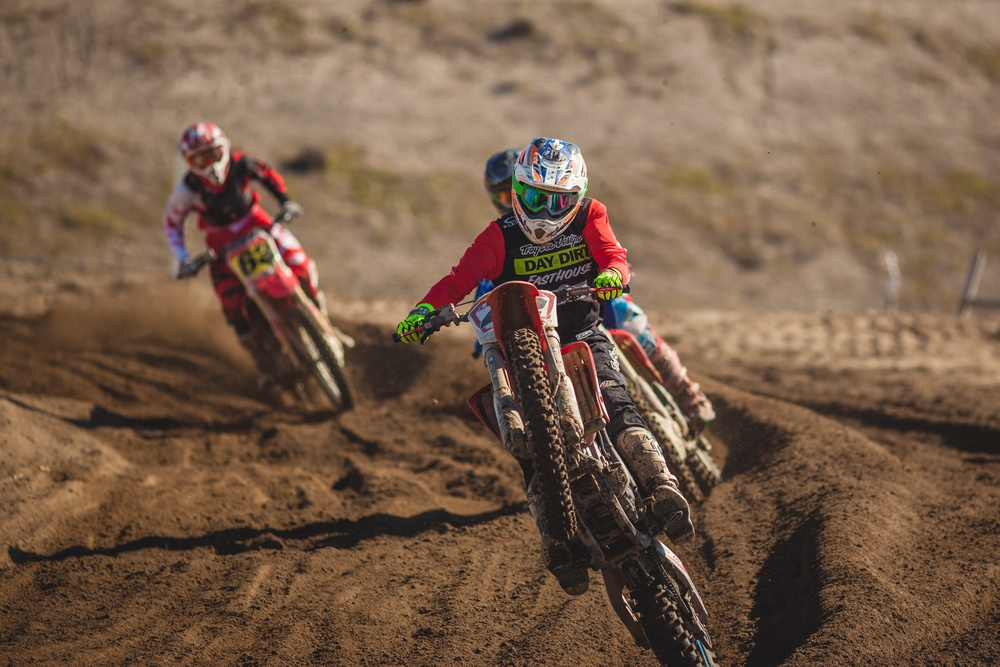
#> input picture split channel histgram draw for channel/gabriel-sanchez-jqlXLIj3aS8-unsplash.jpg, 1000 x 667 px, shrunk from 4732 x 3155 before the run
$ jupyter execute main.ipynb
#> lines starting #> are read from the running program, lines starting #| are printed output that depends on the picture
[cell 1]
from matplotlib import pyplot as plt
from matplotlib import image as i

# read image
Image_user = i.imread("gabriel-sanchez-jqlXLIj3aS8-unsplash.jpg")
#> Image_user is the input picture: shape (667, 1000, 3); mean R, G, B 119.4, 94, 73.7

# copy the main image and sperate the channel
im_R = Image_user.copy()
im_R[:, :, (1, 2)] = 0
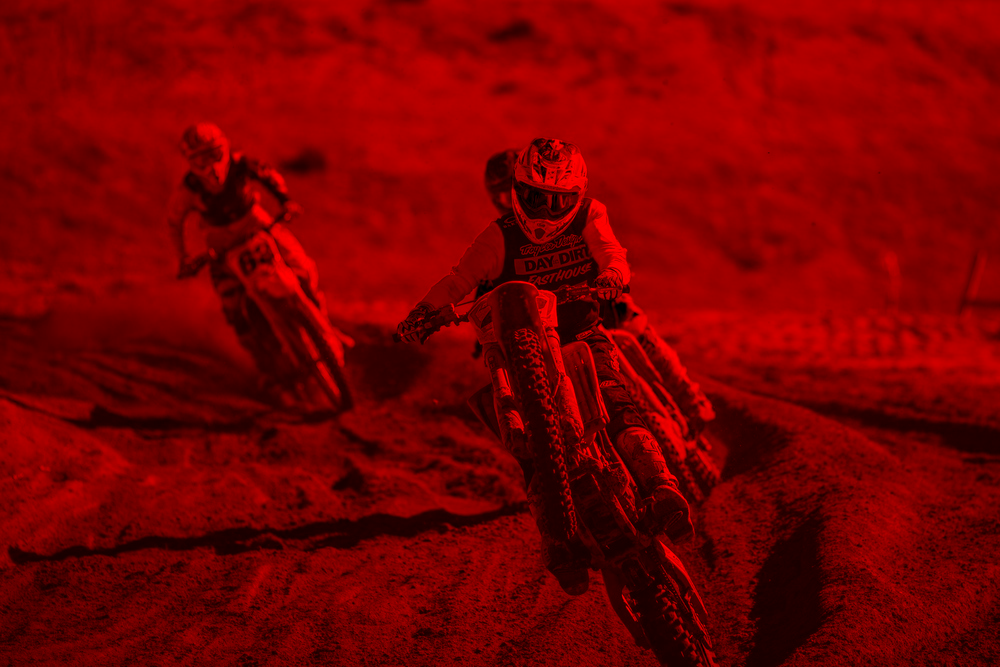
#> im_R: shape (667, 1000, 3); mean R, G, B 119.4, 0, 0
im_G = Image_user.copy()
im_G[:, :, (0, 2)] = 0
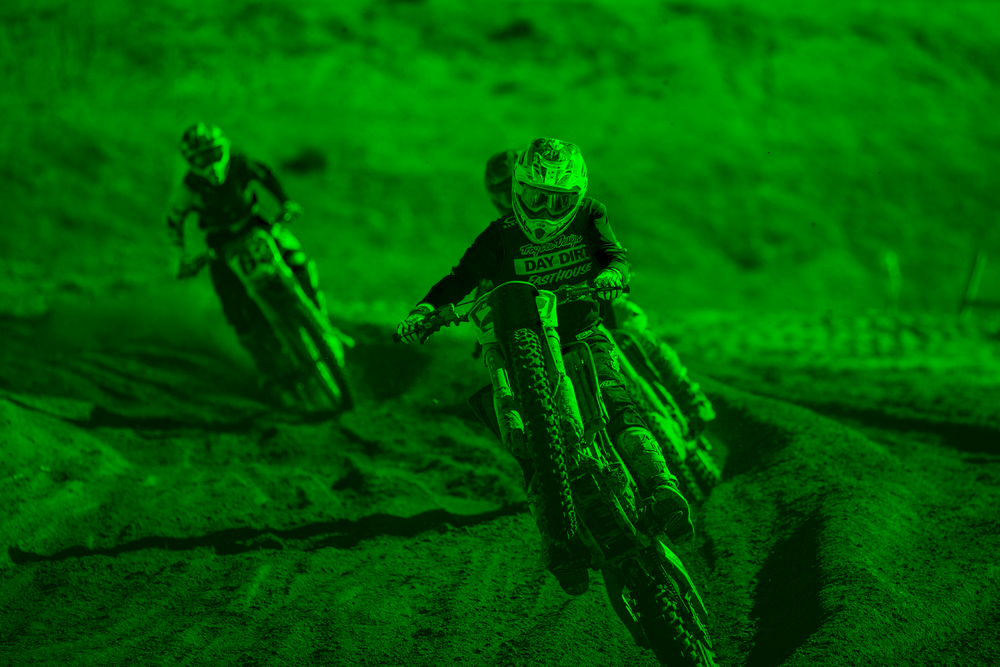
#> im_G: shape (667, 1000, 3); mean R, G, B 0, 94, 0
im_B = Image_user.copy()
im_B[:, :, (0, 1)] = 0
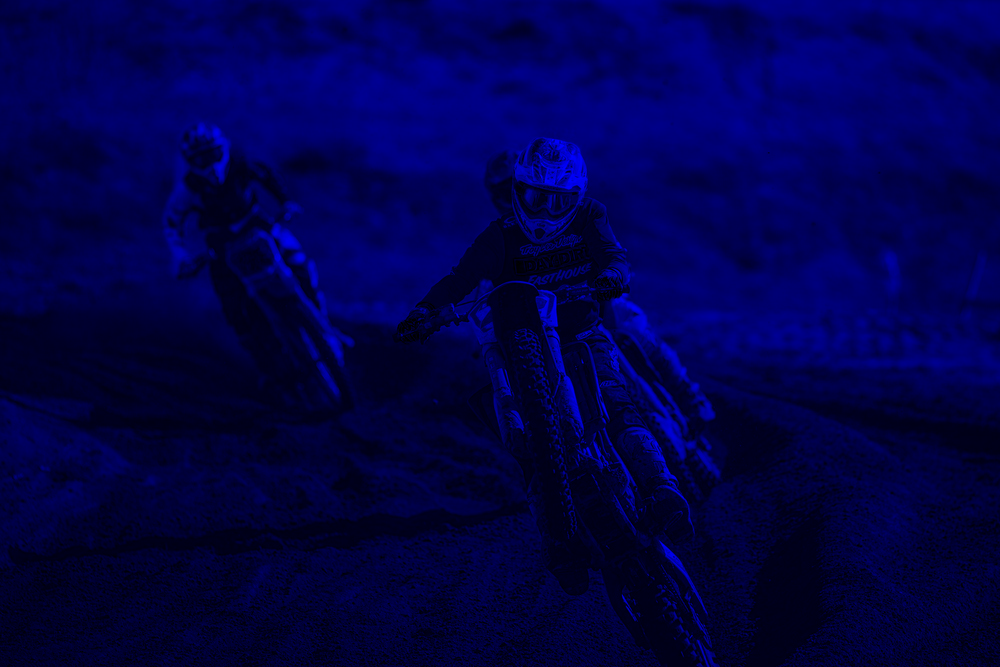
#> im_B: shape (667, 1000, 3); mean R, G, B 0, 0, 73.7

# show channel
fig, axes = plt.subplots(1, 3)
axes[0].imshow(im_R)
axes[1].imshow(im_G)
axes[2].imshow(im_B )

plt.show()
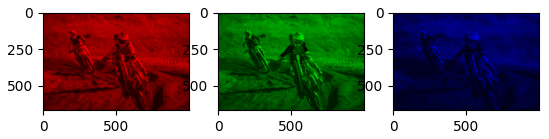
#> figure drawn by matplotlib, 3 panels

[cell 2]
from PIL import Image
from matplotlib import pyplot as plt

#Create an image object
imageObject = Image.open("gabriel-sanchez-jqlXLIj3aS8-unsplash.jpg")

# split for the image arrays
multImage = imageObject.split()

# draw the histgram for the image
# n, bins, patches = plt.hist(list(multImage[0].getdata()), bins=range(0,256))

# red histgram data
Image_hist=multImage[0].histogram()
#> Image_hist = 256 values, max 6840 at index 130, min 10 at index 6, mean 2605.5

# red channel histgram
plt.bar(range(0,256), Image_hist,  color='red')
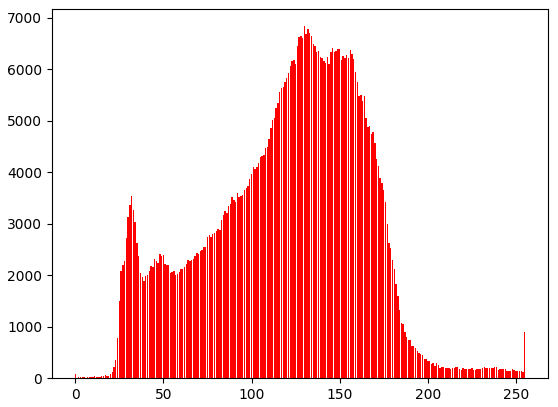
#> figure drawn by matplotlib, 1 panel; tallest bar 6840 high, from x = 129.6 to 130.4

[cell 3]
plt.bar(range(0,256), multImage[1].histogram(),  color='green')
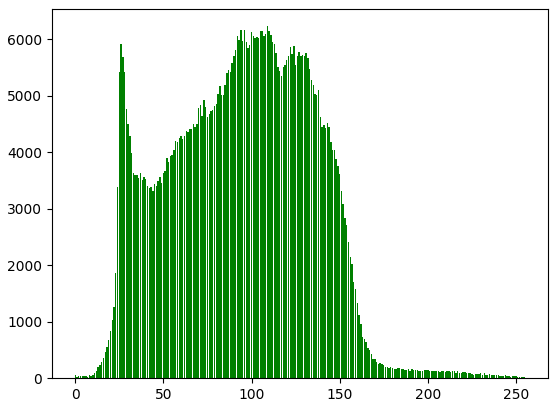
#> figure drawn by matplotlib, 1 panel; tallest bar 6232 high, from x = 108.6 to 109.4

[cell 4]
plt.bar(range(0,256), multImage[2].histogram(),  color='blue')
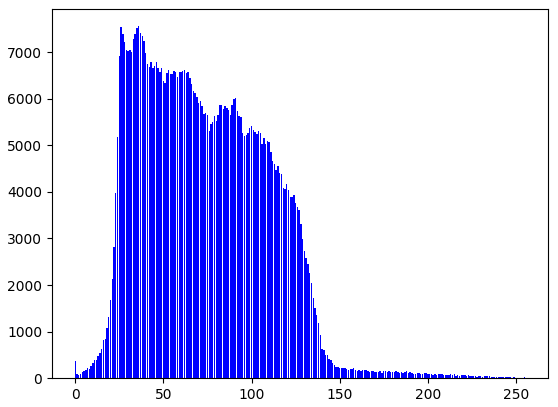
#> figure drawn by matplotlib, 1 panel; tallest bar 7559 high, from x = 35.6 to 36.4
